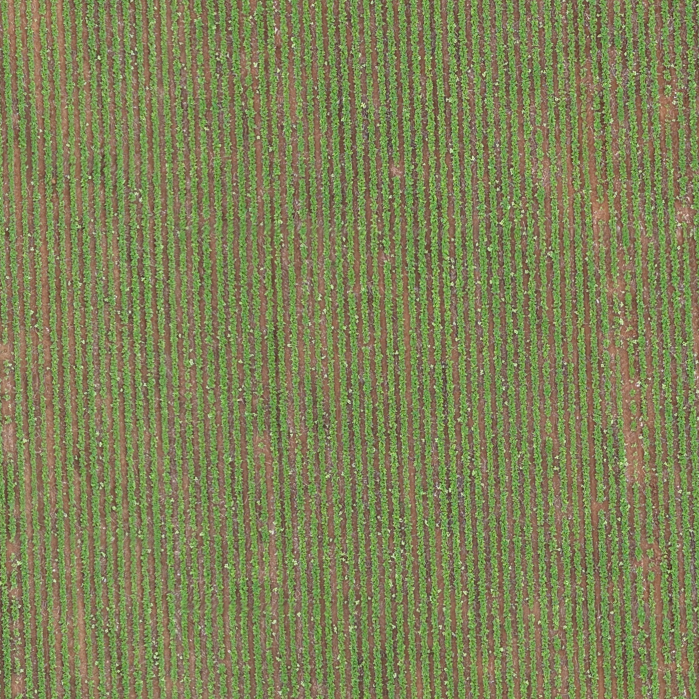
#> input picture data/2.png, 1398 x 1398 px, given in place of 7.png, which was not available (shown at 1/2 size)
$ python crop_line_detection.py
#> lines starting #> are read from the running program, lines starting #| are printed output that depends on the picture; after the words box and inside, x2 and y2 are one past the last pixel; in counts of white or black regions, pixels touching at a corner belong together; pictures that were not available may be replaced by others from this repository, and a replacement may not be noted
import cv2
import time
import numpy as np
from functools import wraps
import matplotlib.pyplot as plt
from skimage.morphology import skeletonize


def timeit(func):
    @wraps(func)
    def timeit_wrapper(*args, **kwargs):
        start_time = time.perf_counter()
        result = func(*args, **kwargs)
        end_time = time.perf_counter()
        total_time = end_time - start_time
        print(
            f'{func.__name__}: {total_time:.4f} seconds')
        return result
    return timeit_wrapper


def plot_images(images: list, grid: tuple = None, titles: list = None,
                cmaps: list = None, suptitle: str = ''):
    # Checking titles
    if not titles:
        titles = ['' for i in images]
    if not cmaps:
        cmaps = [None for i in images]
    if not grid:
        # # Infering grid from images list
        n_cols = np.ceil(np.sqrt(len(images))).astype(int)
        n_rows = np.ceil(len(images) / n_cols).astype(int)

        grid = (n_rows, n_cols)

    # Check sizes
    assert len(images) == len(titles) == len(cmaps), \
        "Lists of images, titles and cmaps must have the same length."

    # Creating plotting section
    fig, axis = plt.subplots(nrows=grid[0], ncols=grid[1], figsize=(22, 16),
                             sharex=True, sharey=True)

    count = 0
    if grid[0] == 1 and grid[1] == 1:
        axis.imshow(images[count], cmap=cmaps[count])
        axis.set_title(titles[count])

    elif grid[0] == 1 or grid[1] == 1:
        for i in range(max(grid[0], grid[1])):
            axis[i].imshow(images[count], cmap=cmaps[count])
            axis[i].set_title(titles[count])
            count += 1

    else:
        for i in range(grid[0]):
            for j in range(grid[1]):
                if count >= len(images):
                    fig.delaxes(axis[i, j])
                    continue
                axis[i, j].imshow(images[count], cmap=cmaps[count])
                axis[i, j].set_title(titles[count])
                count += 1

    plt.suptitle(suptitle)
    plt.show(block=True)

    return


class RowCropDetector:
    def __init__(self):
        pass

    def detect_crop_lines(self, image: np.ndarray, plot: bool = False):

        # Segmentation of plant rows
        custom_mask, closing = self.segment_row_crop(image, plot=plot)

        # Majoritary row crop orientation
        ref_line, theta = self.orientation_inference(closing, plot=plot)

        # Oriented lines
        oriented_lines = self.get_oriented_lines(custom_mask,
                                                 ref_theta=theta,
                                                 plot=plot)

        # Get one line per segment
        final_lines = self.get_final_lines(oriented_lines, theta, image,
                                           plot=plot)

        if plot:
            # Draw
            ref_line_img = self.draw_rho_theta_lines(
                image, np.expand_dims(ref_line, axis=0))
            orient_lines_img = self.draw_rho_theta_lines(
                image, oriented_lines)
            final_img = self.draw_rho_theta_lines(
                image, final_lines
            )

            # Plot
            plot_images(
                [image[:, :, ::-1], custom_mask, ref_line_img[:, :, ::-1],
                 orient_lines_img[:, :, ::-1], final_img[:, :, ::-1]],
                titles=['Input', 'Segment', 'Orientation', 'Lines', 'Final'],
                cmaps=[None, 'gray', None, None, None]
            )

        return

    @timeit
    def orientation_inference(self, row_crop_mask: np.ndarray,
                              plot: bool = False):
        # Elementary lines structure
        skeleton = skeletonize(row_crop_mask)
        skeleton = (skeleton * 255).astype(np.uint8)
        # TODO: prune skeleton

        pseudo_lines = self.detect_initial_rows(
            skeleton, thresh_list=[150, 120, 100, 80, 50])

        median_line = np.median(pseudo_lines, axis=0)
        _, ref_theta = median_line[0]

        if plot:
            draw = cv2.cvtColor(row_crop_mask, cv2.COLOR_GRAY2RGB)
            draw = self.draw_rho_theta_lines(draw, [median_line])
            plot_images([draw], (1, 1), ['Orientation'], [None])

        return median_line, ref_theta

    @timeit
    def get_oriented_lines(self, row_crop_mask: np.ndarray, ref_theta: float,
                           plot: bool = False):
        skeleton = skeletonize(row_crop_mask, method='lee')

        kernel = cv2.getStructuringElement(cv2.MORPH_CROSS, (5, 5))
        skeleton = cv2.dilate(skeleton, kernel)
        skeleton = cv2.Canny(skeleton, 0, 255)

        lines = cv2.HoughLines(skeleton, rho=1, theta=np.pi/180, threshold=100)
        f_lines = self.filter_lines_angle(lines, ref_theta, p=np.pi/360)

        if plot:
            draw = cv2.cvtColor(row_crop_mask, cv2.COLOR_GRAY2RGB)
            draw = self.draw_rho_theta_lines(draw, f_lines)
            plot_images([draw], (1, 1), ['Oriented lines'], [None])

        return f_lines

    # [103 lines left out: functions get_final_lines, get_line_clusters_2, get_line_clusters, filter_line_clusters, not called in this run]

    @timeit
    def segment_row_crop(self, image: np.ndarray, plot: bool = False):
        b, g, r = cv2.split(image)

        custom_thresh = (np.bitwise_and(g >= b, g >= r) * 255).astype(np.uint8)
        custom_thresh_clean = self.clean_small_contours(
            custom_thresh, min_area=25)

        kernel = cv2.getStructuringElement(cv2.MORPH_CROSS, (5, 5))
        closing = cv2.morphologyEx(
            custom_thresh_clean, cv2.MORPH_CLOSE, kernel)

        if plot:
            plot_images(
                [image[:, :, ::-1], custom_thresh, custom_thresh_clean,
                 closing], grid=(1, 4),
                titles=['Input', 'Thresh', 'Cleaning', 'Closing'],
                cmaps=[None, 'gray', 'gray', 'gray'],
                suptitle='Row crop segmentation'
            )

        return custom_thresh, closing

    def detect_initial_rows(self, skeleton, thresh_list=[150]):

        for hough_thresh in thresh_list:
            lines = cv2.HoughLines(
                skeleton, rho=1, theta=np.pi/180, threshold=hough_thresh
            )
            if lines is not None:  # if you found some
                # TODO: verify confidence instead

                break

        return lines

    def extract_final_structure(self, mask: np.ndarray):
        return

    # [27 lines left out: functions filter_lines_angle, draw_line_clusters, not called in this run]

    @staticmethod
    def clean_small_contours(image, min_area: int = 25):
        new_img = image.copy()
        cnts, _ = cv2.findContours(image, 0, 1)

        for cnt in cnts:
            area = cv2.contourArea(cnt)

            if area < min_area:
                new_img = cv2.drawContours(new_img, [cnt], -1, 0, -1)

        return new_img

    @staticmethod
    def draw_rho_theta_lines(image, lines, color=(0, 0, 255), thick=2):
        new_image = image.copy()

        for rho, theta in np.squeeze(lines, axis=1):
            a = np.cos(theta)
            b = np.sin(theta)
            x0 = a*rho
            y0 = b*rho
            x1 = int(x0 + 2000*(-b))
            y1 = int(y0 + 2000*(a))
            x2 = int(x0 - 2000*(-b))
            y2 = int(y0 - 2000*(a))
            cv2.line(new_image, (x1, y1), (x2, y2), color, thick, cv2.LINE_AA)

        return new_image


if __name__ == '__main__':
    row_crop_detector = RowCropDetector()

    for i in [7, 8, 9]:
        print(f'\n>>>>>>>> {i} <<<<<<<<')
        image = cv2.imread(f'data/{i}.png')
#> image is the input picture: shape (1398, 1398, 3); mean B, G, R 86.7, 131.2, 127.3
        row_crop_detector.detect_crop_lines(image, plot=True)
#> in segment_row_crop, `b, g, r = cv2.split(image)`:
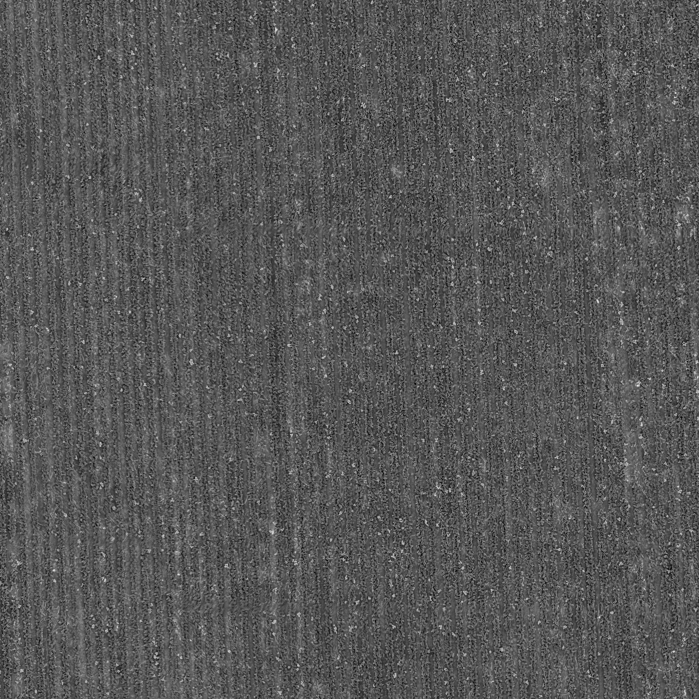
#> b: shape (1398, 1398) (shown at 1/2 size); min 0, max 243, mean 86.7
#> in segment_row_crop, `b, g, r = cv2.split(image)`:
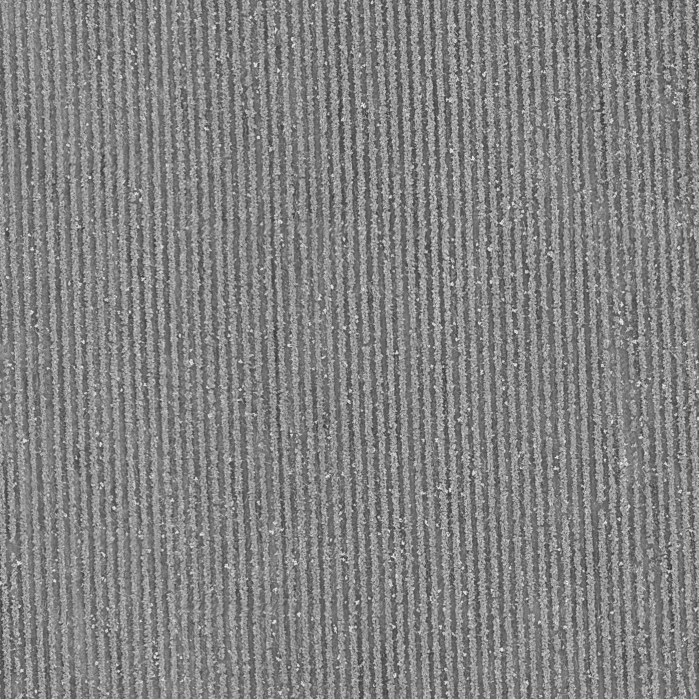
#> g: shape (1398, 1398) (shown at 1/2 size); min 40, max 253, mean 131.2
#> in segment_row_crop, `b, g, r = cv2.split(image)`:
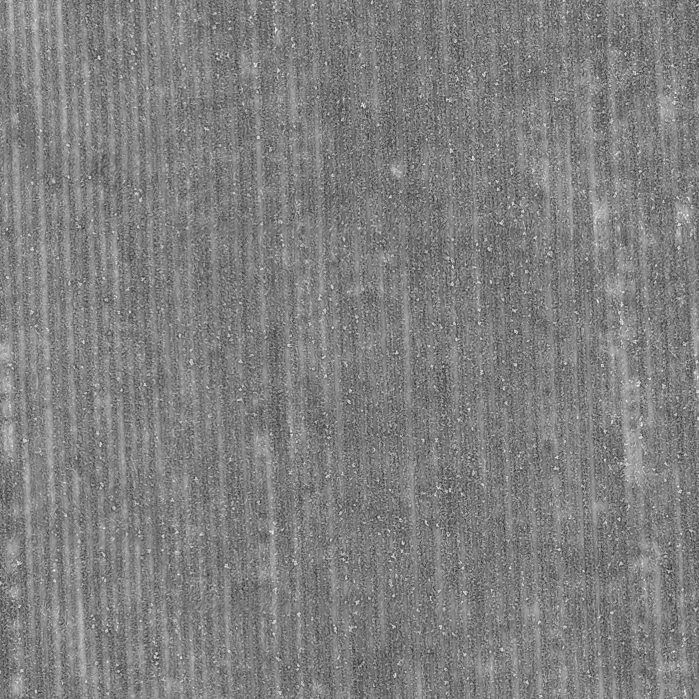
#> r: shape (1398, 1398) (shown at 1/2 size); min 20, max 255, mean 127.3
#> in segment_row_crop, `custom_thresh = (np.bitwise_and(g >= b, g >= r) * 255).astype(np.uint8)`:
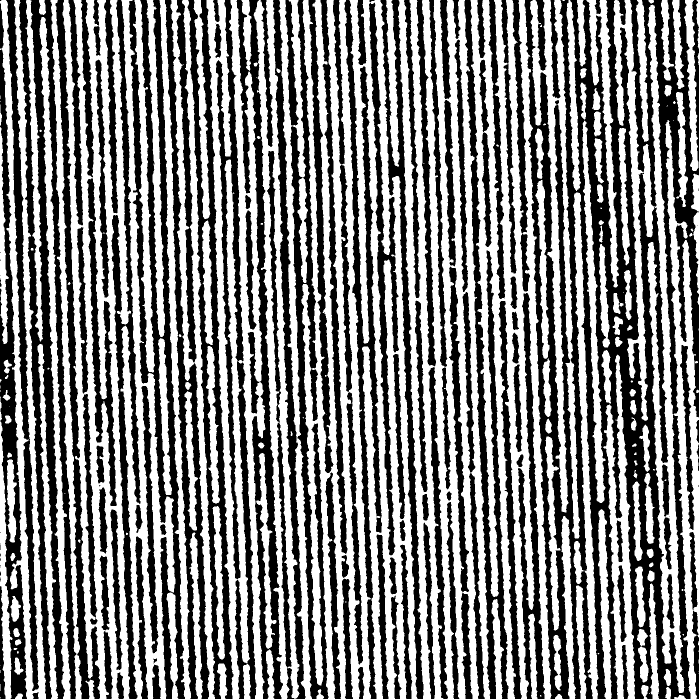
#> custom_thresh: shape (1398, 1398) (shown at 1/2 size); 52.5% white; 140 black regions (22 under 20 px)
#> in clean_small_contours, `cnts, _ = cv2.findContours(image, 0, 1)`: cnts = 185 contours, 60 with area under 20; largest, box (x1, y1, x2, y2) and area: (796, 0, 981, 1398) 130352, (125, 0, 262, 1398) 107301, (941, 0, 1103, 1398) 95460, (602, 0, 742, 1398) 88458, (699, 0, 835, 1398) 84921
#> the loop in clean_small_contours, `for cnt in cnts:` made 185 passes
#> area on passes 2, 4, 5: 96, 87.5, 109
#> after the loop in clean_small_contours, `for cnt in cnts:`: new_img: shape (1398, 1398); 52.4% white; 140 black regions (22 under 20 px), largest, box (x1, y1, x2, y2) and area: (1049, 0, 1381, 1398) 172304, (38, 0, 153, 1398) 54230, (257, 0, 370, 1398) 41926
#> in segment_row_crop, `closing = cv2.morphologyEx( custom_thresh_clean, cv2.MORPH_CLOSE, kern..`:
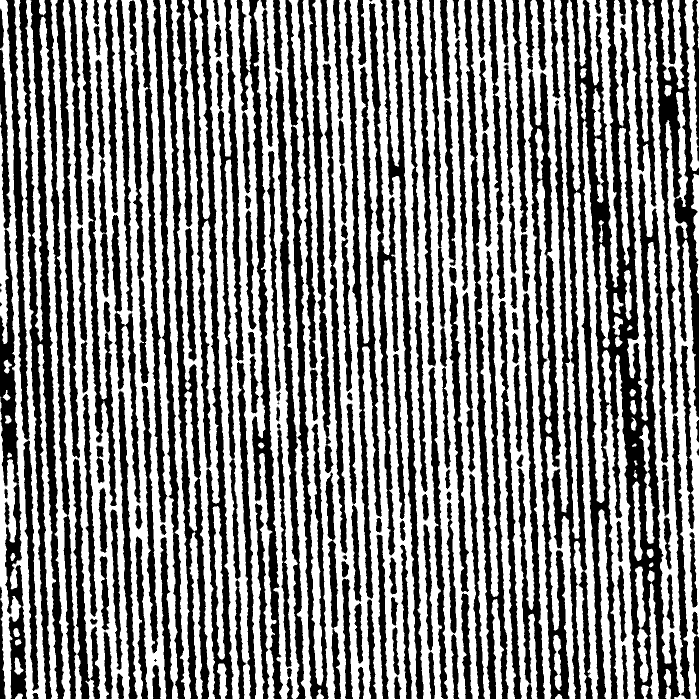
#> closing: shape (1398, 1398) (shown at 1/2 size); 52.7% white; 169 black regions (5 under 20 px), largest, box (x1, y1, x2, y2) and area: (1103, 0, 1360, 1398) 134608, (38, 0, 153, 1398) 54129, (375, 0, 467, 1398) 32324
#> after the loop in plot_images, `for i in range(max(grid[0], grid[1])):`: count = 4
#> in plot_images, `plt.show(block=True)`:
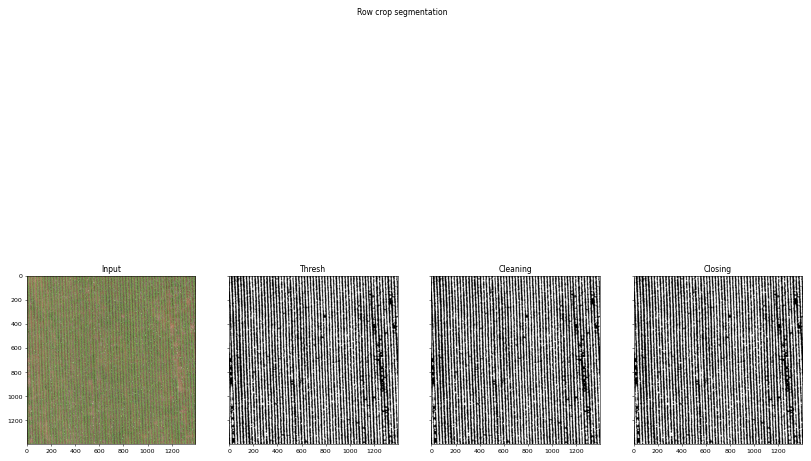
#> figure drawn by matplotlib, 4 panels
#> the loop in draw_rho_theta_lines, `for rho, theta in np.squeeze(lines, axis=1):` made 1 pass
#> (rho, theta, a, b, x0, y0, x1, y1) on pass 1: (-740, 3.11, -0.999, 0.0349, 739.5, -25.83, 669, -2024)
#> after the loop in draw_rho_theta_lines, `for rho, theta in np.squeeze(lines, axis=1):`:
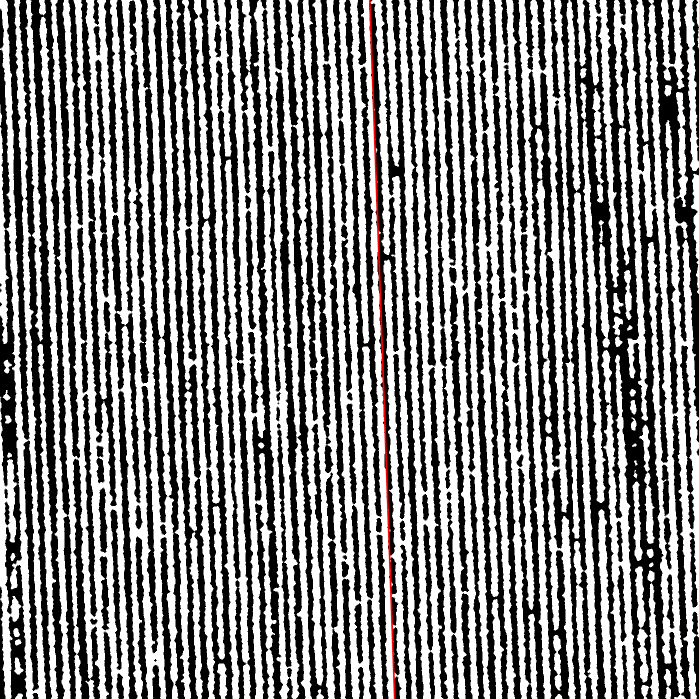
#> new_image: shape (1398, 1398, 3) (shown at 1/2 size); mean B, G, R 134.1, 134.1, 134.7
#> in detect_crop_lines, `ref_line, theta = self.orientation_inference(closing, plot=plot)`: ref_line = [[-740, 3.11]]; theta = 3.11
#> in get_oriented_lines, `kernel = cv2.getStructuringElement(cv2.MORPH_CROSS, (5, 5))`: kernel = [[0, 0, 1, 0, 0], [0, 0, 1, 0, 0], [1, 1, 1, 1, 1], [0, 0, 1, 0, 0], [0, 0, 1, 0, 0]]
#> (the run stopped early here; a loop or call above may not have finished)

$ run again, on data/7.png
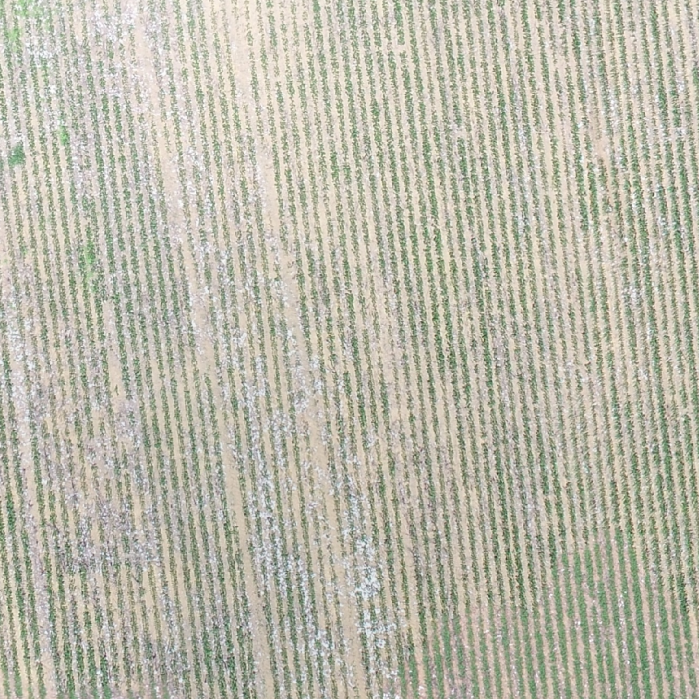
#> input picture data/7.png, 1398 x 1398 px (shown at 1/2 size)
#> image is the input picture: shape (1398, 1398, 3); mean B, G, R 170.4, 185, 186.7
#> in segment_row_crop, `custom_thresh = (np.bitwise_and(g >= b, g >= r) * 255).astype(np.uint8)`:
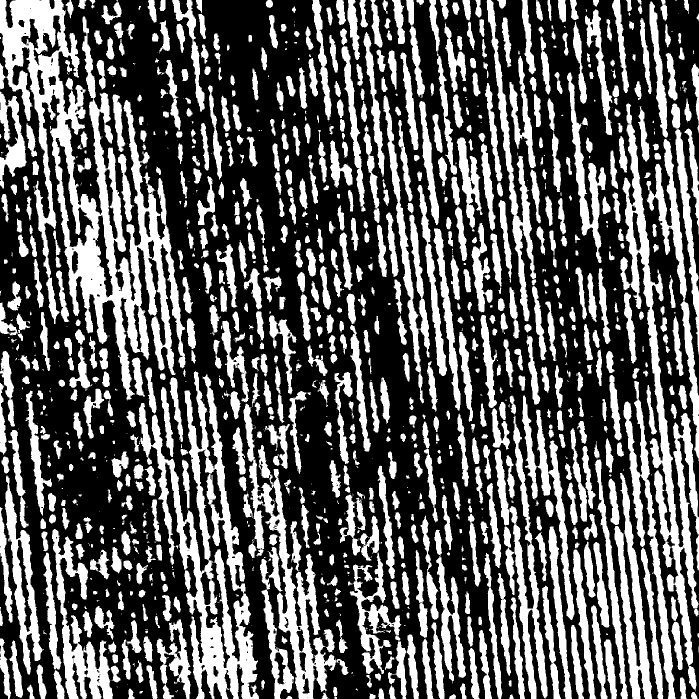
#> custom_thresh: shape (1398, 1398) (shown at 1/2 size); 36.7% white; 1197 white regions (364 under 20 px)
#> cnts = 1186 contours, 403 with area under 20; largest, box (x1, y1, x2, y2) and area: (0, 0, 371, 801) 91138, (278, 742, 518, 1398) 52682, (1240, 207, 1398, 1383) 30188, (487, 807, 697, 1398) 21416, (104, 1058, 226, 1398) 12130
#> the loop in clean_small_contours, `for cnt in cnts:` made 1186 passes
#> area on passes 1 to 3: 40, 43, 79
#> closing: shape (1398, 1398); 37% white; 717 white regions (25 under 20 px), largest, box (x1, y1, x2, y2) and area: (0, 0, 371, 801) 86315, (1240, 3, 1398, 1398) 47067, (260, 742, 518, 1398) 45707
#> after the loop in plot_images, `for i in range(max(grid[0], grid[1])):`: count = 4
#> the loop in draw_rho_theta_lines, `for rho, theta in np.squeeze(lines, axis=1):` made 1 pass
#> (rho, theta, a, b, x0, y0, x1, y1) on pass 1: (-830, 3.04, -0.995, 0.105, 825.5, -86.76, 616, -2075)
#> after the loop in draw_rho_theta_lines, `for rho, theta in np.squeeze(lines, axis=1):`:
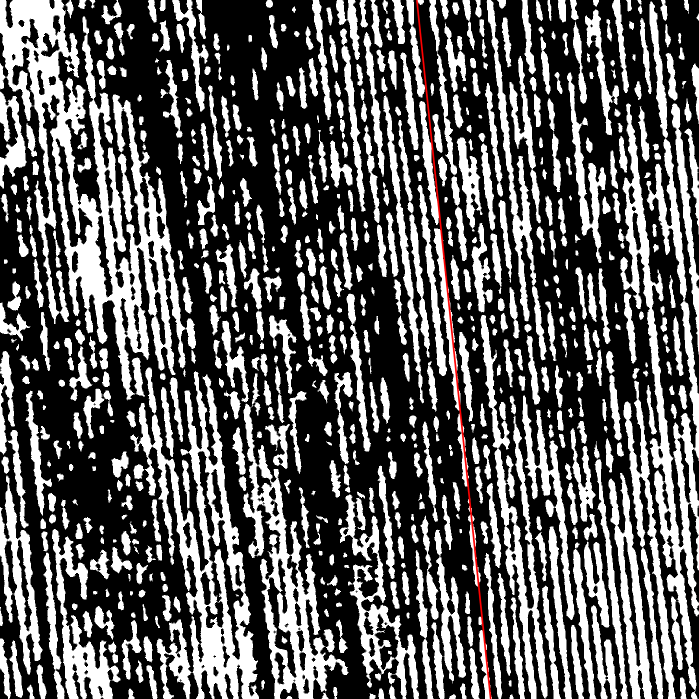
#> new_image: shape (1398, 1398, 3) (shown at 1/2 size); mean B, G, R 94.1, 94.1, 94.7
#> in detect_crop_lines, `ref_line, theta = self.orientation_inference(closing, plot=plot)`: ref_line = [[-830, 3.04]]; theta = 3.04
#> kernel = [[0, 0, 1, 0, 0], [0, 0, 1, 0, 0], [1, 1, 1, 1, 1], [0, 0, 1, 0, 0], [0, 0, 1, 0, 0]]
